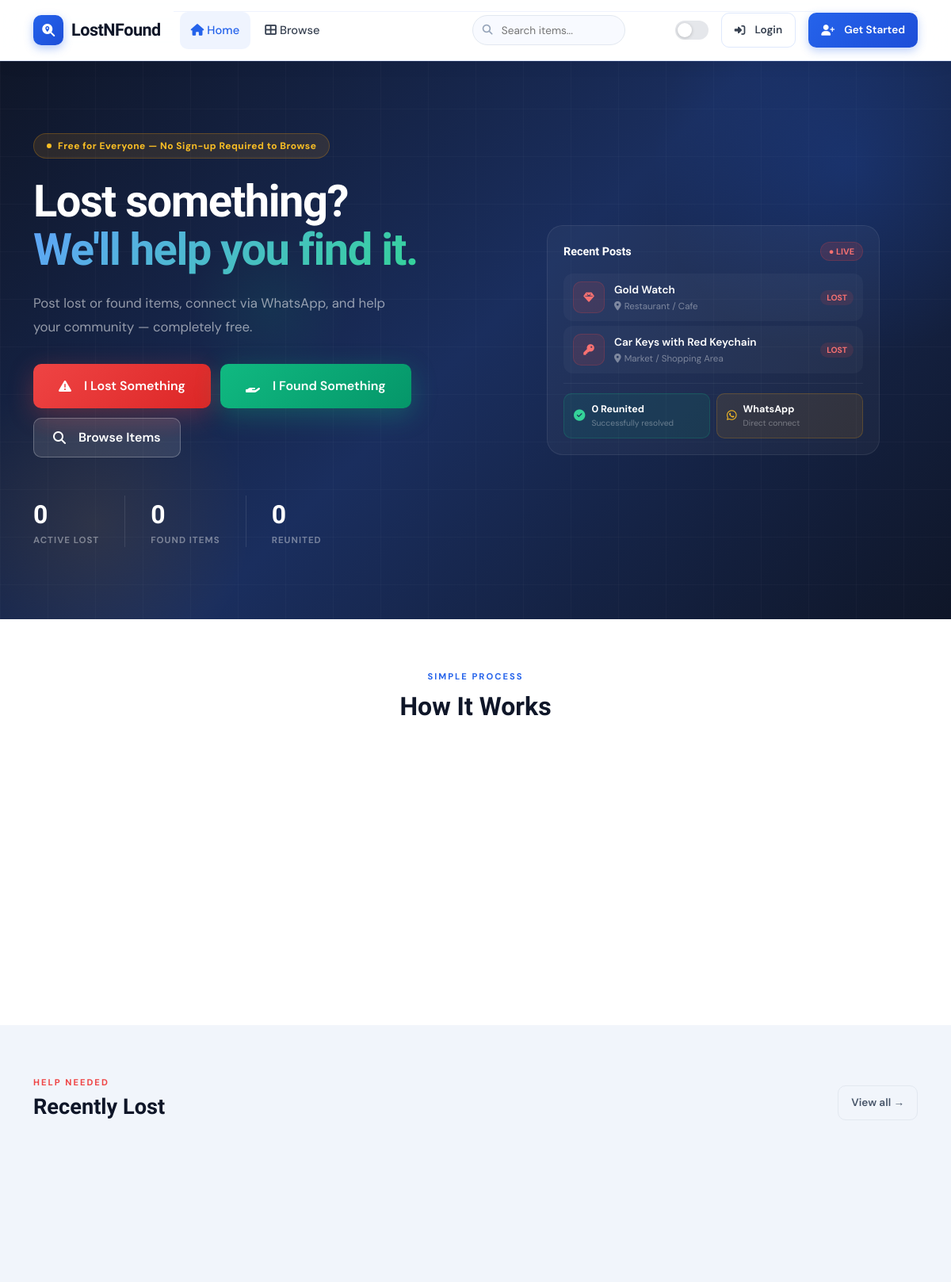
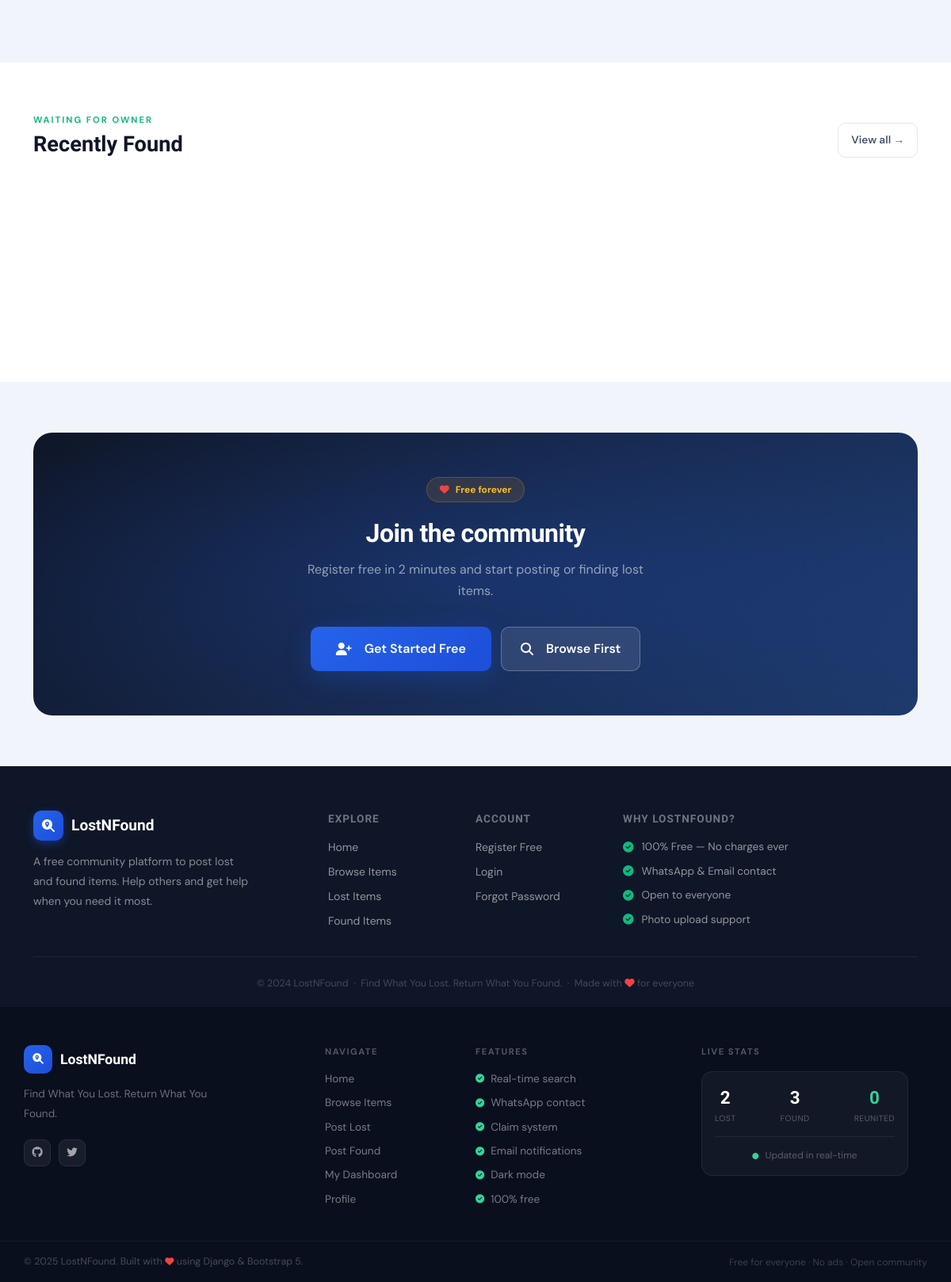
The page / on the database its author committed (2 pictures, top to bottom).
### items/models.py (models this page shows, shortened)
class Item(models.Model):
    ITEM_TYPE_CHOICES = [('lost', 'Lost'), ('found', 'Found')]
    CATEGORY_CHOICES = [
        ('electronics',  'Electronics (Phone, Laptop, etc.)'),
        ('books',        'Books & Documents'),
        ('id_cards',     'ID / Identity Cards'),
        ('keys',         'Keys'),
        ('bags',         'Bags & Backpacks'),
        ('clothing',     'Clothing & Accessories'),
        ('jewelry',      'Jewelry & Watches'),
        ('wallet',       'Wallet & Money'),
        ('sports',       'Sports Equipment'),
        ('vehicles',     'Vehicle Parts / Accessories'),
        ('pets',         'Pets'),
        ('toys',         'Toys & Games'),
        ('other',        'Other'),
    ]
    STATUS_CHOICES = [
        ('active',   'Active'),
        ('resolved', 'Resolved'),
        ('claimed',  'Claimed'),
    ]
    LOCATION_CHOICES = [
        ('market',       'Market / Shopping Area'),
        ('bus_stand',    'Bus Stand / Railway Station'),
        ('park',         'Park / Garden'),
        ('hospital',     'Hospital / Clinic'),
        ('school',       'School / College'),
        ('office',       'Office / Workplace'),
        ('restaurant',   'Restaurant / Cafe'),
        ('road',         'Road / Street'),
        ('temple',       'Temple / Mosque / Church'),
        ('airport',      'Airport'),
        ('mall',         'Mall / Shopping Center'),
        ('bank',         'Bank / ATM'),
        ('gym',          'Gym / Sports Complex'),
        ('cinema',       'Cinema / Theatre'),
        ('metro',        'Metro / Auto / Cab'),
        ('home_area',    'Residential Area'),
        ('other',        'Other Location'),
    ]
    title            = models.CharField(max_length=200)
    description      = models.TextField()
    category         = models.CharField(max_length=50, choices=CATEGORY_CHOICES)
    item_type        = models.CharField(max_length=10, choices=ITEM_TYPE_CHOICES)
    location         = models.CharField(max_length=50, choices=LOCATION_CHOICES)
    location_detail  = models.CharField(max_length=200, blank=True, help_text="City, area, or specific place")
    date_lost_found  = models.DateField()
    date_posted      = models.DateTimeField(default=timezone.now)
    image            = models.ImageField(upload_to='items/', blank=True, null=True)
    status           = models.CharField(max_length=20, choices=STATUS_CHOICES, default='active')
    posted_by        = models.ForeignKey(User, on_delete=models.CASCADE, related_name='items')
    contact_email    = models.EmailField(blank=True)
    contact_phone    = models.CharField(max_length=15, blank=True, help_text="Phone/WhatsApp number")
    views_count      = models.PositiveIntegerField(default=0)
    class Meta:
        ordering = ['-date_posted']
    def get_category_icon(self):
        icons = {
            'electronics': 'fa-mobile-alt',
            'books':       'fa-book',
            'id_cards':    'fa-id-card',
            'keys':        'fa-key',
            'bags':        'fa-shopping-bag',
            'clothing':    'fa-tshirt',
            'jewelry':     'fa-gem',
            'wallet':      'fa-wallet',
            'sports':      'fa-futbol',
            'vehicles':    'fa-car',
            'pets':        'fa-paw',
            'toys':        'fa-gamepad',
            'other':       'fa-box',
        }
        return icons.get(self.category, 'fa-box')

### items/views.py (the view)
# urls.py: path('',                    views.home_view,         name='home'),
def home_view(request):
    recent_lost  = Item.objects.filter(item_type='lost', status='active')[:6]
    recent_found = Item.objects.filter(item_type='found', status='active')[:6]
    context = {
        'recent_lost':    recent_lost,
        'recent_found':   recent_found,
        'total_lost':     Item.objects.filter(item_type='lost', status='active').count(),
        'total_found':    Item.objects.filter(item_type='found', status='active').count(),
        'total_resolved': Item.objects.filter(status='resolved').count(),
    }
    steps = [
        (1, '#2563eb', 'fa-paper-plane', 'Post Your Item',
         'Register free and post a lost or found item with description, photo, and location in under 2 minutes.'),
        (2, '#f59e0b', 'fa-search', 'Search & Match',
         'Browse or search by category and location. Find matching items posted by others near you.'),
        (3, '#10b981', 'fa-handshake', 'Connect & Reunite',
         'Contact via WhatsApp or email. Submit a claim, verify ownership, and get your item back safely.'),
    ]
    context['steps'] = steps
    return render(request, 'home.html', context)

### templates/home.html (shortened to what this page needs)
{% extends 'base.html' %}
{% block content %}
<section style="background:linear-gradient(135deg,#0f1628 0%,#1a2e5e 50%,#0f1628 100%);min-height:88vh;display:flex;align-items:center;position:relative;overflow:hidden;">
  <div style="position:absolute;inset:0;background-image:linear-gradient(rgba(255,255,255,0.025) 1px,transparent 1px),linear-gradient(90deg,rgba(255,255,255,0.025) 1px,transparent 1px);background-size:60px 60px;"></div>
  <div style="position:absolute;top:-120px;right:-120px;width:500px;height:500px;background:radial-gradient(circle,rgba(37,99,235,0.18) 0%,transparent 70%);"></div>
  <div style="position:absolute;bottom:-80px;left:-80px;width:400px;height:400px;background:radial-gradient(circle,rgba(245,158,11,0.1) 0%,transparent 70%);"></div>
  <div style="position:absolute;top:30%;left:20%;width:200px;height:200px;background:radial-gradient(circle,rgba(16,185,129,0.08) 0%,transparent 70%);"></div>
  <div class="container position-relative">
    <div class="row align-items-center g-5">
      <div class="col-lg-6" style="animation:fadeDown 0.7s ease both;">
        <div style="display:inline-flex;align-items:center;gap:8px;background:rgba(245,158,11,0.12);border:1px solid rgba(245,158,11,0.25);color:#fbbf24;padding:6px 16px;border-radius:50px;font-size:0.75rem;font-weight:700;letter-spacing:0.5px;margin-bottom:24px;">
          <span style="width:6px;height:6px;background:#fbbf24;border-radius:50%;animation:pulse 2s infinite;"></span>
          Free for Everyone — No Sign-up Required to Browse
        </div>
        <h1 style="font-family:'Sora',sans-serif;font-weight:800;font-size:clamp(2.2rem,5vw,3.5rem);color:white;line-height:1.1;letter-spacing:-1.5px;margin-bottom:20px;">
          Lost something?<br>
          <span style="background:linear-gradient(135deg,#60a5fa,#34d399);-webkit-background-clip:text;-webkit-text-fill-color:transparent;background-clip:text;">
            We'll help you find it.
          </span>
        </h1>
        <p style="font-size:1.05rem;color:rgba(255,255,255,0.55);line-height:1.8;max-width:480px;margin-bottom:32px;">
          Post lost or found items, connect via WhatsApp, and help your community — completely free.
        </p>
        <div style="display:flex;gap:12px;flex-wrap:wrap;margin-bottom:48px;">
          <a href="{% url 'post_lost' %}" class="btn btn-danger-custom btn-lg">
            <i class="fas fa-exclamation-triangle me-2"></i>I Lost Something
          </a>
          <a href="{% url 'post_found' %}" class="btn btn-success-custom btn-lg">
            <i class="fas fa-hand-holding me-2"></i>I Found Something
          </a>
          {% if user.is_authenticated %}
          <a href="{% url 'item_list' %}" class="btn btn-outline-white">
            <i class="fas fa-search me-2"></i>Browse Items
          </a>
          {% else %}
          <a href="{% url 'register' %}" class="btn btn-outline-white">
            <i class="fas fa-search me-2"></i>Browse Items
          </a>
          {% endif %}
        </div>
        <div style="display:flex;gap:32px;flex-wrap:wrap;">
          <div>
            <div style="font-family:'Sora',sans-serif;font-size:2rem;font-weight:800;color:white;" data-count="{{ total_lost }}">0</div>
            <div style="font-size:0.72rem;font-weight:700;text-transform:uppercase;letter-spacing:1px;color:rgba(255,255,255,0.4);">Active Lost</div>
          </div>
          <div>
            <div style="font-family:'Sora',sans-serif;font-size:2rem;font-weight:800;color:white;" data-count="{{ total_found }}">0</div>
            <div style="font-size:0.72rem;font-weight:700;text-transform:uppercase;letter-spacing:1px;color:rgba(255,255,255,0.4);">Found Items</div>
          </div>
          <div>
            <div style="font-family:'Sora',sans-serif;font-size:2rem;font-weight:800;color:white;" data-count="{{ total_resolved }}">0</div>
            <div style="font-size:0.72rem;font-weight:700;text-transform:uppercase;letter-spacing:1px;color:rgba(255,255,255,0.4);">Reunited</div>
          </div>
        </div>
      </div>
      <div class="col-lg-6 d-none d-lg-block" style="animation:fadeLeft 0.8s 0.2s ease both;">
        <div style="background:rgba(255,255,255,0.04);backdrop-filter:blur(20px);border:1px solid rgba(255,255,255,0.08);border-radius:20px;padding:20px;max-width:420px;margin-left:auto;">
          <div style="display:flex;align-items:center;justify-content:space-between;margin-bottom:16px;">
            <span style="font-family:'Sora',sans-serif;font-weight:700;font-size:0.9rem;color:white;">Recent Posts</span>
            <span style="background:rgba(239,68,68,0.15);color:#f87171;padding:3px 10px;border-radius:20px;font-size:0.68rem;font-weight:700;border:1px solid rgba(239,68,68,0.2);">● LIVE</span>
          </div>
          {% for item in recent_lost|slice:":3" %}
          <a href="{% url 'item_detail' item.pk %}" style="display:flex;align-items:center;gap:12px;padding:10px 12px;border-radius:12px;margin-bottom:6px;text-decoration:none;transition:background 0.2s;background:rgba(255,255,255,0.03);" onmouseover="this.style.background='rgba(255,255,255,0.07)'" onmouseout="this.style.background='rgba(255,255,255,0.03)'">
            <div style="width:40px;height:40px;border-radius:10px;background:rgba(239,68,68,0.12);display:flex;align-items:center;justify-content:center;flex-shrink:0;border:1px solid rgba(239,68,68,0.2);">
              <i class="fas {{ item.get_category_icon }}" style="color:#f87171;font-size:0.85rem;"></i>
            </div>
            <div style="flex:1;min-width:0;">
              <div style="font-weight:600;font-size:0.85rem;color:white;overflow:hidden;text-overflow:ellipsis;white-space:nowrap;">{{ item.title }}</div>
              <div style="font-size:0.72rem;color:rgba(255,255,255,0.4);margin-top:2px;">
                <i class="fas fa-map-marker-alt me-1"></i>{{ item.get_location_display }}
              </div>
            </div>
            <span style="background:rgba(239,68,68,0.12);color:#f87171;padding:2px 8px;border-radius:10px;font-size:0.65rem;font-weight:700;flex-shrink:0;">LOST</span>
          </a>
          {% empty %}
          <div style="text-align:center;padding:20px;color:rgba(255,255,255,0.3);font-size:0.85rem;">
            <i class="fas fa-plus-circle mb-2 d-block" style="font-size:1.5rem;"></i>
            Be the first to post!
          </div>
          {% endfor %}
          <div style="height:1px;background:rgba(255,255,255,0.06);margin:12px 0;"></div>
          <div style="display:flex;gap:8px;">
            <div style="flex:1;background:rgba(16,185,129,0.1);border:1px solid rgba(16,185,129,0.2);border-radius:10px;padding:10px 12px;display:flex;align-items:center;gap:8px;">
              <i class="fas fa-check-circle" style="color:#34d399;font-size:0.9rem;"></i>
              <div>
                <div style="font-size:0.78rem;font-weight:700;color:white;">{{ total_resolved }} Reunited</div>
                <div style="font-size:0.65rem;color:rgba(255,255,255,0.35);">Successfully resolved</div>
              </div>
            </div>
            <div style="flex:1;background:rgba(245,158,11,0.1);border:1px solid rgba(245,158,11,0.2);border-radius:10px;padding:10px 12px;display:flex;align-items:center;gap:8px;">
              <i class="fab fa-whatsapp" style="color:#fbbf24;font-size:0.9rem;"></i>
              <div>
                <div style="font-size:0.78rem;font-weight:700;color:white;">WhatsApp</div>
                <div style="font-size:0.65rem;color:rgba(255,255,255,0.35);">Direct connect</div>
              </div>
            </div>
          </div>
        </div>
      </div>
    </div>
  </div>
</section>
<section style="background:var(--surface);padding:64px 0;">
  <div class="container">
    <div class="text-center mb-5">
      <div style="font-size:0.7rem;font-weight:700;text-transform:uppercase;letter-spacing:2px;color:var(--blue);margin-bottom:10px;">Simple Process</div>
      <h2 style="font-family:'Sora',sans-serif;font-weight:800;font-size:clamp(1.5rem,3vw,2rem);color:var(--text);">How It Works</h2>
    </div>
    <div class="row g-4">
    </div>
  </div>
</section>
<section style="padding:64px 0;background:var(--bg);">
  <div class="container">
    <div style="display:flex;justify-content:space-between;align-items:flex-end;margin-bottom:28px;flex-wrap:wrap;gap:12px;">
      <div>
        <div style="font-size:0.7rem;font-weight:700;text-transform:uppercase;letter-spacing:2px;color:var(--lost);margin-bottom:6px;">Help Needed</div>
        <h2 style="font-family:'Sora',sans-serif;font-weight:800;font-size:clamp(1.3rem,3vw,1.7rem);color:var(--text);margin:0;">Recently Lost</h2>
      </div>
      <a href="{% url 'item_list' %}?item_type=lost" class="btn btn-ghost btn-sm">View all →</a>
    </div>
    {% if recent_lost %}
    <div class="row g-3">
    </div>
    {% else %}
    <div style="text-align:center;padding:48px;color:var(--text3);">
      <i class="fas fa-box-open" style="font-size:2.5rem;margin-bottom:12px;display:block;"></i>
      No active lost items. <a href="{% url 'post_lost' %}" style="color:var(--blue);font-weight:600;">Post one now</a>
    </div>
    {% endif %}
  </div>
</section>
<section style="padding:64px 0;background:var(--surface);">
  <div class="container">
    <div style="display:flex;justify-content:space-between;align-items:flex-end;margin-bottom:28px;flex-wrap:wrap;gap:12px;">
      <div>
        <div style="font-size:0.7rem;font-weight:700;text-transform:uppercase;letter-spacing:2px;color:var(--found);margin-bottom:6px;">Waiting for Owner</div>
        <h2 style="font-family:'Sora',sans-serif;font-weight:800;font-size:clamp(1.3rem,3vw,1.7rem);color:var(--text);margin:0;">Recently Found</h2>
      </div>
      <a href="{% url 'item_list' %}?item_type=found" class="btn btn-ghost btn-sm">View all →</a>
    </div>
    {% if recent_found %}
    <div class="row g-3">
    </div>
    {% else %}
    <div style="text-align:center;padding:48px;color:var(--text3);">
      <i class="fas fa-box-open" style="font-size:2.5rem;margin-bottom:12px;display:block;"></i>
      No found items posted. <a href="{% url 'post_found' %}" style="color:var(--blue);font-weight:600;">Post one now</a>
    </div>
    {% endif %}
  </div>
</section>
{% if not user.is_authenticated %}
<section style="padding:64px 0;background:var(--bg);">
  <div class="container">
    <div style="background:linear-gradient(135deg,#0f1628,#1e3a6e);border-radius:24px;padding:56px 40px;text-align:center;position:relative;overflow:hidden;">
      <div style="position:absolute;inset:0;background:radial-gradient(ellipse 70% 60% at 50% 50%,rgba(37,99,235,0.2),transparent);"></div>
      <div class="position-relative">
        <div style="display:inline-flex;align-items:center;gap:8px;background:rgba(245,158,11,0.12);border:1px solid rgba(245,158,11,0.25);color:#fbbf24;padding:6px 16px;border-radius:50px;font-size:0.75rem;font-weight:700;margin-bottom:20px;">
          <i class="fas fa-heart" style="color:#ef4444;"></i> Free forever
        </div>
        <h2 style="font-family:'Sora',sans-serif;font-weight:800;font-size:clamp(1.5rem,3vw,2rem);color:white;margin-bottom:12px;letter-spacing:-0.5px;">
          Join the community
        </h2>
        <p style="color:rgba(255,255,255,0.55);max-width:440px;margin:0 auto 32px;line-height:1.7;">
          Register free in 2 minutes and start posting or finding lost items.
        </p>
        <div style="display:flex;justify-content:center;gap:12px;flex-wrap:wrap;">
          <a href="{% url 'register' %}" class="btn btn-primary btn-lg"><i class="fas fa-user-plus me-2"></i>Get Started Free</a>
          <a href="{% url 'item_list' %}" class="btn btn-outline-white"><i class="fas fa-search me-2"></i>Browse First</a>
        </div>
      </div>
    </div>
  </div>
</section>
{% endif %}
{% endblock %}

### rows shown on the page
Item: title "Gold Watch", location "Restaurant / Cafe"
Item: title "Car Keys with Red Keychain", location "Market / Shopping Area"

### other values the page prints
{{ SITE_NAME }} "LostNFound"
{{ total_resolved }} "0"
{{ SITE_DESCRIPTION }} "A free community platform to post lost and found items. Help others and get help when you need it most."
{{ SITE_NAME }} "LOSTNFOUND"
{{ SITE_TAGLINE }} "Find What You Lost. Return What You Found."
{{ label }} "Home" "Browse Items" "Post Lost" "Post Found" "My Dashboard" "Profile"
{{ feat }} "Real-time search" "WhatsApp contact" "Claim system" "Email notifications" "Dark mode" "100% free"
{{ footer_stats.lost }} "2"
{{ footer_stats.found }} "3"
{{ footer_stats.resolved }} "0"
